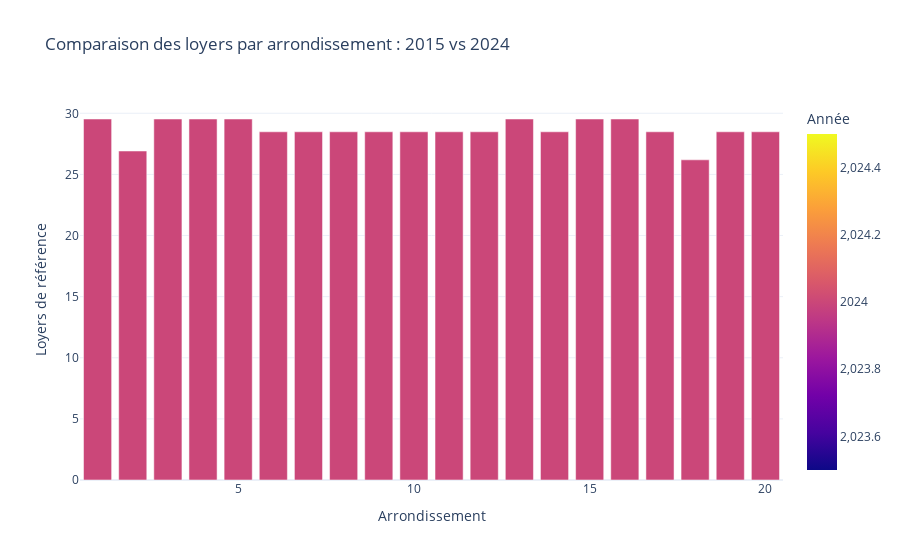

Notebook source saved alongside this figure:
### Code cell
annees_compare = [2015, 2024]
df_sel = df[df['Année'].isin(annees_compare)]

fig = px.bar(
    df_sel.groupby(['Année', 'Arrondissement'])['Loyers de référence'].mean().reset_index(),
    x='Arrondissement',
    y='Loyers de référence',
    color='Année',
    barmode='group',
    color_discrete_sequence=px.colors.qualitative.Plotly,
    title="Comparaison des loyers par arrondissement : 2015 vs 2024"
)
fig.update_layout(template='plotly_white')
fig.show()

### Figure 1 — Plotly figure (JSON) as saved in the notebook; plotly's stock layout.template omitted (floating-point values rounded to 4 significant figures)
{"data": [{"alignmentgroup": "True", "hovertemplate": "Arrondissement=%{x}<br>Loyers de référence=%{y}<br>Année=%{marker.color}<extra></extra>", "legendgroup": "", "marker": {"color": [2024, 2024, 2024, 2024, 2024, 2024, 2024, 2024, 2024, 2024, 2024, 2024, 2024, 2024, 2024, 2024, 2024, 2024, 2024, 2024], "coloraxis": "coloraxis", "pattern": {"shape": ""}}, "name": "", "offsetgroup": "", "orientation": "v", "showlegend": false, "textposition": "auto", "type": "bar", "x": [1, 2, 3, 4, 5, 6, 7, 8, 9, 10, 11, 12, 13, 14, 15, 16, 17, 18, 19, 20], "xaxis": "x", "y": [29.53, 26.92, 29.53, 29.53, 29.53, 28.49, 28.49, 28.49, 28.49, 28.49, 28.49, 28.49, 29.53, 28.49, 29.53, 29.53, 28.49, 26.19, 28.49, 28.49], "yaxis": "y"}], "layout": {"barmode": "group", "coloraxis": {"colorbar": {"title": {"text": "Année"}}, "colorscale": [[0, "#0d0887"], [0.1111, "#46039f"], [0.2222, "#7201a8"], [0.3333, "#9c179e"], [0.4444, "#bd3786"], [0.5556, "#d8576b"], [0.6667, "#ed7953"], [0.7778, "#fb9f3a"], [0.8889, "#fdca26"], [1, "#f0f921"]]}, "legend": {"tracegroupgap": 0}, "title": {"text": "Comparaison des loyers par arrondissement : 2015 vs 2024"}, "xaxis": {"anchor": "y", "domain": [0, 1], "title": {"text": "Arrondissement"}}, "yaxis": {"anchor": "x", "domain": [0, 1], "title": {"text": "Loyers de référence"}}}}
